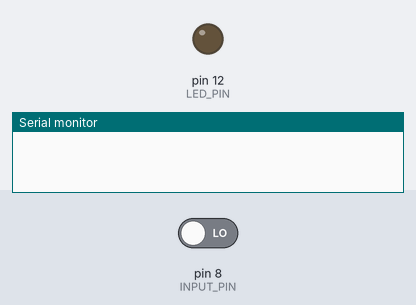
The sketch below on a simulated Arduino Uno, built with avr-gcc and run on an emulated ATmega328P. Parts: output pins drawn as LEDs (lit = HIGH), the last lines printed to the serial monitor. The inputs (shaded band) are chosen by the test bench; at power-on: pin 8 (INPUT_PIN) LOW.

Above: at 1.2 s.
1.3 s: pin 8 (INPUT_PIN) driven HIGH
At 1.9 s:
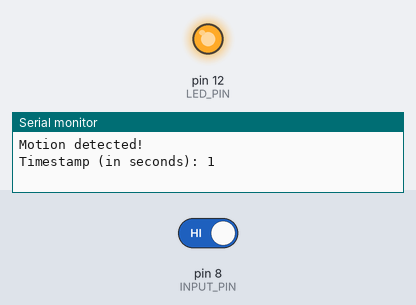
2.8 s: pin 8 (INPUT_PIN) driven LOW
At 3.1 s:
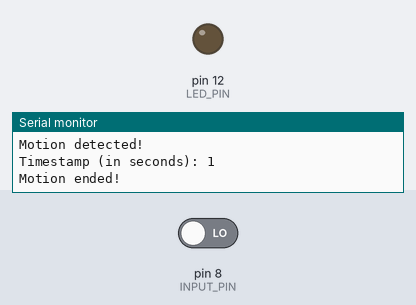
Timing chart, 0 to 5.8 s (numbered marks = the images above; inputs shaded):
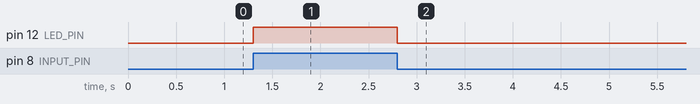

Measured:
- after the input at 1.3 s, pin 12 (LED_PIN): LOW → HIGH at once
- after the input at 2.8 s, pin 12 (LED_PIN): HIGH → LOW at once

The sketch:

motion.ino
```cpp
/*
* Code for detecting motion using an HC-SR501 PIR sensor and Arduino Uno
* by Ritobrata Ghosh
* 01-Oct-2023
*/


#define LED_PIN 12                // pin 12 of Arduino for the LED light
#define INPUT_PIN 8               // pin 8 for PIR sensor

int pirState = LOW;             // we start, assuming no motion detected
int val = 0;                    // variable for reading the pin status

void setup() {
  pinMode(LED_PIN, OUTPUT);      // declare LED as output
  pinMode(INPUT_PIN, INPUT);     // declare sensor as input

  Serial.begin(9600);
}

void loop() {
  unsigned long timestamp = millis() / 1000;        // read time in seconds
  val = digitalRead(INPUT_PIN);			     // read input value

  if (val == HIGH)                                  // check if the input is HIGH
  {
    digitalWrite(LED_PIN, HIGH);                    // turn LED ON

    if (pirState == LOW) {
      Serial.println("Motion detected!");           // print on output change
      Serial.print("Timestamp (in seconds): ");
      Serial.println(timestamp);

      pirState = HIGH;
    }
  }
  else {
    digitalWrite(LED_PIN, LOW);                  // turn LED OFF

    if (pirState == HIGH) {
      Serial.println("Motion ended!");          // print on output change
      pirState = LOW;
    }
  }
}
```
